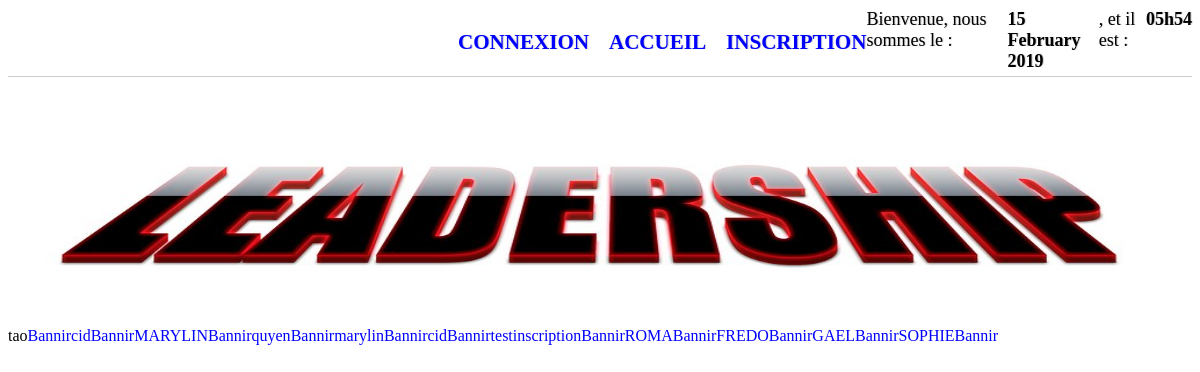
The app's page /admin.php with its own data.
### tables this page shows
CREATE TABLE IF NOT EXISTS `users` (
  `id_u` smallint(5) unsigned NOT NULL AUTO_INCREMENT,
  `login` varchar(50) NOT NULL DEFAULT '',
  `mdp` varchar(255) DEFAULT NULL,
  `email` varchar(255) DEFAULT NULL,
  `avatar` varchar(255) DEFAULT NULL,
  `ip` varchar(255) DEFAULT NULL,
  `ban` int(11) NOT NULL,
  PRIMARY KEY (`id_u`)
);

### admin.php (the view, shortened to what this page needs)
<?php
    require"includes/header.php";
	$requete=$bdd->query("SELECT * FROM users");
	while($reponse=$requete->fetch())
	{
		echo $reponse['login'];
		if($reponse['ban'] == 0)
		{
		    echo "<a href='admin.php?ban=".$reponse['id_u']."'>Bannir<a>";
		}
		else
		{
			echo "<a href='admin.php?deban=".$reponse['id_u']."'>Debannir</a>";
		}
	}
	require"include/footer.php"
?>

### includes/header.php (shortened to what this page needs)
<?php
	 try
	 {
		 $bdd=new PDO(
		 "mysql:host=localhost;dbname=forumitic","root","");
	 }
	 catch(Exception $e)
	 {
		 die("BDD non trouvee");
	 }
?>
<html>
    <head>
        <link rel="stylesheet" href="css/test.css" type="text/css" media="screen" charset="utf-8">
    </head>
    <body>
	    <nav>
		    <ul>
				<?php
				if(isset($_SESSION['connect']))
				{
					$requete = $bdd->query("SELECT * FROM users WHERE id_u = ".$_SESSION['id_u']);
		            $reponse = $requete->fetch();
					?>
					<div class="menu">
					   <ul class="cat">
					     <li><a href="#"><h3>CATEGORIES</h3></a>
						    <ul>
						        <li><a href="categorie.php?id_cat=1"><h2> ENTREPREUNEURE</h2></a>
								<li><a href="categorie.php?id_cat=2"><h2> ENTREPREUNEUR </h2></a>
								<li><a href="categorie.php?id_cat=3"><h2> BUSINESS ENGLISH</h2></a>
								<li><a href="categorie.php?id_cat=4"><h2> SOLUTION </h2></a>
								<li><a href="categorie.php?id_cat=5"><h2> FORMATION </h2></a>
								<li><a href="categorie.php?id_cat=6"><h2> SERVICES </h2></a>
								<li><a href="categorie.php?id_cat=7"><h2> CAOCHING </h2></a>
								<li><a href="categorie.php?id_cat=8"><h2> SECURITE </h2></a>
								<li><a href="categorie.php?id_cat=9"><h2> MANAGEMENT </h2></a>
                            </ul>
                        </li>
					   </ul>
					     <li><h3><a class="logout" href="logout.php">DECONNEXION</a></h3></li>
						 <li><h3><a class="accueil" href="index.php"> ACCUEIL</a></h3></li>
						 <li><h3><a class="profil" href="profil.php"> PROFIL</a></h3></li>
						 <?php echo' Bienvenue ' .$reponse ['login'];
						       echo' ,   '. strftime(' <strong>%d %B %Y</strong>,
						              <strong> %Hh%M</strong>'); ?>
					</div>
					<img class="imghead" src="image/head2.jpg"  alt="img">
					<?php
				}
				else
			    {
					?>
					<ul class="menu">
					    <li><h3><a class="login" href="login.php">CONNEXION</a></h3></li>
						<li><h3><a class="accueil" href="index.php"> ACCUEIL</a></h3></li>
					    <li><h3><a class="ins" href="inscription.php">INSCRIPTION</a></h3></li>
						<?php echo' Bienvenue';
						       echo', nous sommes le : '. strftime(' <strong>%d %B %Y</strong>,
						             et il est : <strong> %Hh%M</strong>'); ?>
					</ul>
					<img class="imghead" src="image/heada.jpg"  alt="img">
					<?php
				}
				?>

### includes/footer.php
      </body>
</html>

### css/test.css (style rules this page uses)
body { background:url(../image/ground.jpg); background-repeat:no-repeat; background-size:cover; }
a { text-decoration: none; color:blue ; }
.imghead { width:100%; height:250px; padding:none; position:relative; webkit-animation-name: diapo1; webkit-animation-duration:20s; webkit-animation-timing-function:linear; webkit-animation-iteration-count:infinite; webkit-animation-direction:normale; moz-animation-name: diapo1; moz-animation-duration:20s; moz-animation-timing-function:linear; moz-animation-iteration-count:infinite; moz-animation-direction:normale; animation-name: diapo1; animation-duration:20s; animation-timing-function:linear; animation-iteration-count:infinite; animation-direction:normale; }
ul { padding-left:0px; }
.menu { list-style: none; padding:none; font-size: 18px; border: 1px solid rgba(O,O,O,0.8); display: flex; border-bottom: 1px solid rgba(0,0,0,0.2); border-top: 1px solid rgba(255,255,255,0.2); background:white; text-shadow: 1px 0px 1px rgba(0,0,0,0.2); filter: dropshadow(color=#000, offx=1, offy=0); }
.accueil { margin-left:20px; }
.ins { margin-left:20px; }
.login { margin-left:450px; }

### includes/header.php (style rules this page uses)
body { background:white; }

### records on screen
users: login "tao"
users: login "cid"
users: login "MARYLIN"
users: login "quyen"
users: login "marylin"
users: login "cid"
users: login "testinscription"
users: login "ROMA"
users: login "FREDO"
users: login "GAEL"
users: login "SOPHIE"
